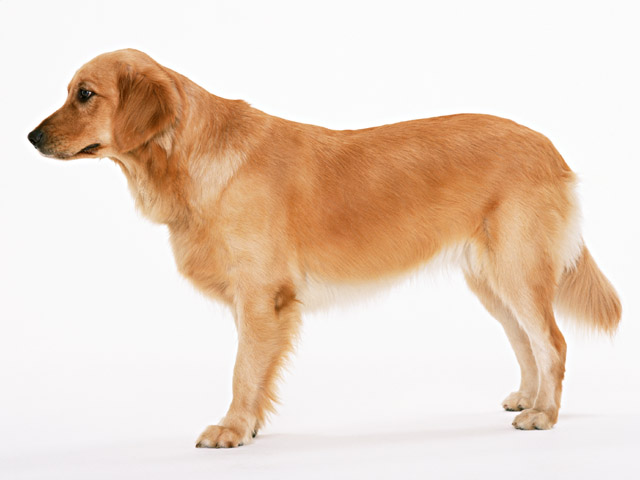
//> input picture OpenCVによる画像処理入門/第3版/第2刷/sampleprogram/src1.png, 640 x 480 px
$ ./9-1-2   (built with g++ and OpenCV 4)
//> lines starting //> are read from the running program, lines starting //| are printed output that depends on the picture
#define _USE_MATH_DEFINES
#include <iostream>
#include <cmath>
#include <opencv2/opencv.hpp>
using namespace std;
using namespace cv;
string win_src1 = "src1";
string win_src2 = "src2";
string win_dst = "dst";

int main()
{
  string file_src1 = "src1.png"; // 入力画像1のファイル名
  string file_src2 = "src2.png"; // 入力画像2のファイル名
  string file_dst = "dst.png"; // 出力画像のファイル名
  Mat img_src1 = imread(file_src1, IMREAD_COLOR); // 入力画像1の読み込み
//> img_src1 is the input picture: 480 rows x 640 cols, CV_8UC3; mean B, G, R 198.6, 214.3, 233.8
  Mat img_src2 = imread(file_src2, IMREAD_COLOR); // 入力画像2の読み込み
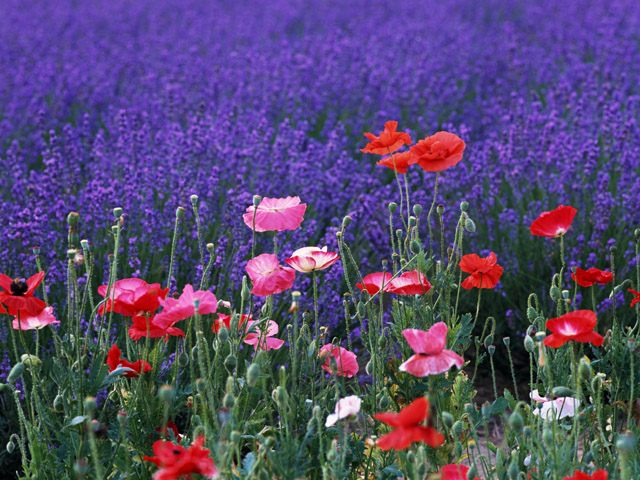
//> input picture OpenCVによる画像処理入門/第3版/第2刷/sampleprogram/src2.png, 640 x 480 px
//> img_src2 is the input picture: 480 rows x 640 cols, CV_8UC3; mean B, G, R 110.2, 72.9, 85.9

  Mat img_dst;
  if(!img_src1.data || !img_src2.data) {
    cout << "error" << endl;
    return -1;
  }

  // ウインドウ生成
  namedWindow(win_src1, WINDOW_AUTOSIZE);
  namedWindow(win_src2, WINDOW_AUTOSIZE);
  namedWindow(win_dst, WINDOW_AUTOSIZE);

  addWeighted(img_src1, 0.5, img_src2, 0.5, 0.0, img_dst);
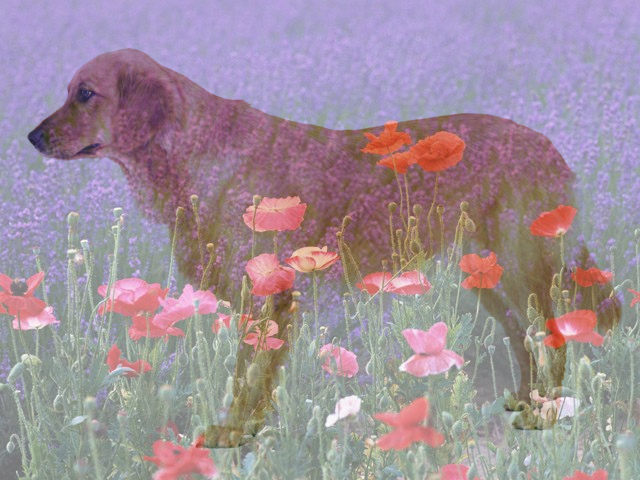
//> img_dst: 480 rows x 640 cols, CV_8UC3; mean B, G, R 154.4, 143.6, 159.9

  imshow(win_src1, img_src1); // 入力画像1を表示
  imshow(win_src2, img_src2); // 入力画像2を表示
  imshow(win_dst, img_dst); // 出力画像を表示
  imwrite(file_dst, img_dst); // 処理結果の保存

  waitKey(0); // キー入力待ち
  return 0;
}
